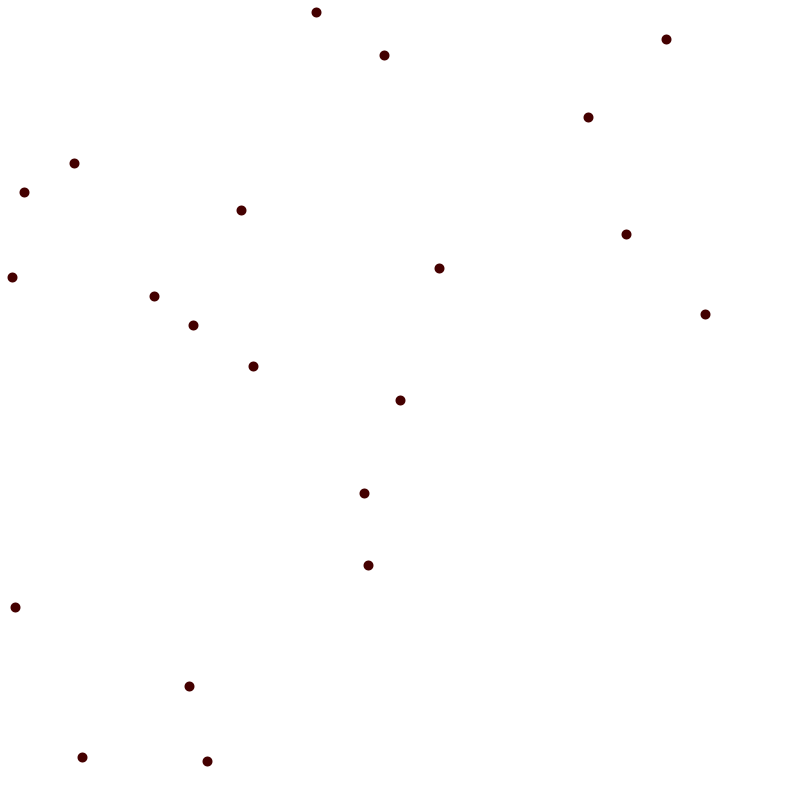
Frame 1 (no input)
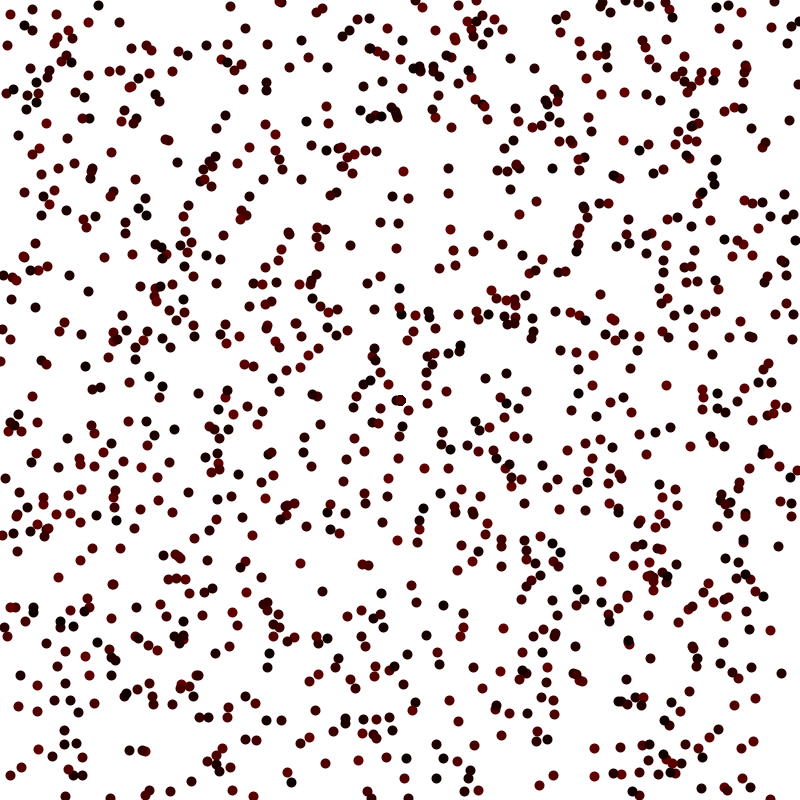
Frame 60 (the mouse pressed at the canvas centre just before this capture)
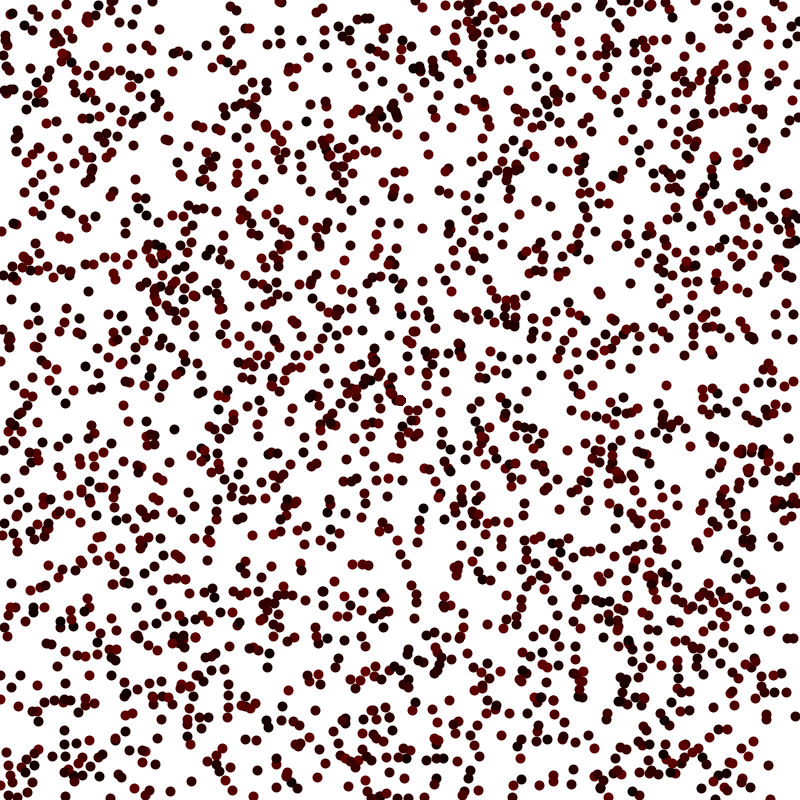
Frame 120 (the mouse held since frame 60 and released just before this capture)

The Processing sketch that drew these frames (run headless with seeded random() and noise(); from frame 60 on, the mouse is pressed at the canvas centre):

// Processing sketch: processing_186876
// ── processing_186876.pde

void setup()
{
size(800,800);
background(255);
frameRate(70);
}
void draw()
{
stroke(random(12,100),0,0);
strokeWeight(10);
point(width/2,height/2);
for (int i=1; i<=100; i=i+5)
{
point(random(width),random(height));
}
}
